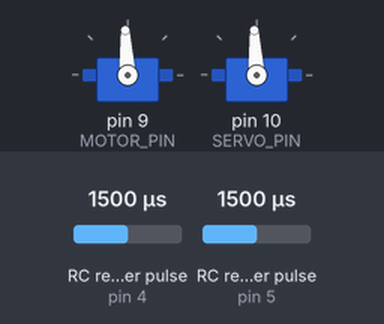
Bench run of a sketch on a simulated Arduino Nano, built with avr-gcc and run on an emulated ATmega328P. Parts: 2 × servo. Wiring (inferred from the names in the program): 2 × RC receiver channel: data pin 4 / data pin 5. The test bench sets the inputs (shaded band); at power-on: RC receiver pulse (sensors on pin 4, pin 5) 1500 µs.

Above: at 1.2 s.
1.3 s: RC receiver pulse (sensor on pin 4) set to 1020 µs
At 1.9 s:
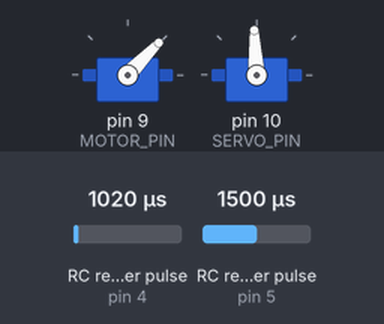
2.8 s: RC receiver pulse (sensor on pin 5) set to 1020 µs
At 4.0 s:
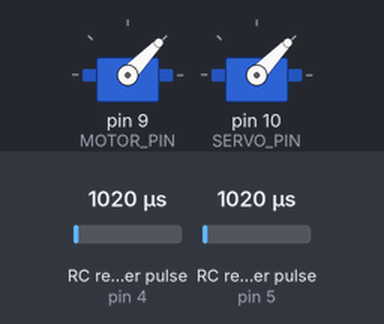
4.3 s: RC receiver pulse (sensor on pin 4) set to 1250 µs
At 5.4 s:
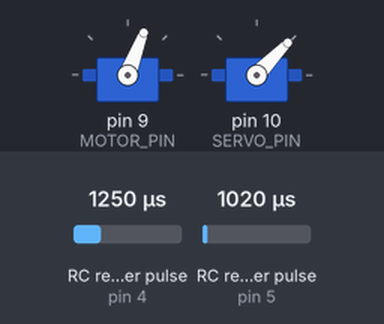
5.8 s: RC receiver pulse (sensor on pin 5) set to 1250 µs
At 6.6 s:
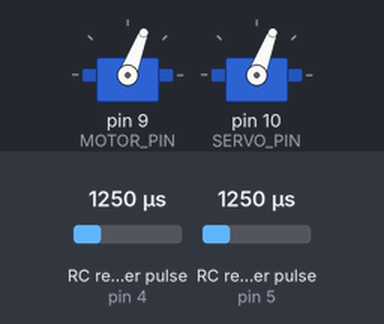
7.3 s: RC receiver pulse (sensor on pin 4) set to 1500 µs
At 7.7 s:
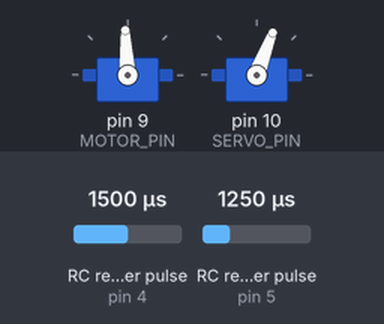
8.8 s: RC receiver pulse (sensor on pin 5) set to 1750 µs
At 10.1 s:
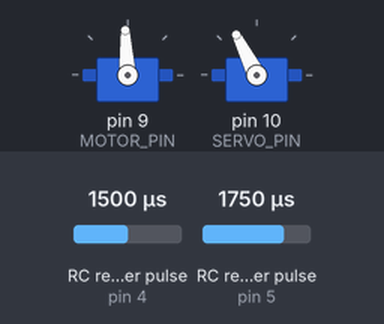
Timing chart, 0 to 11.3 s (numbered marks = the images above; inputs shaded):
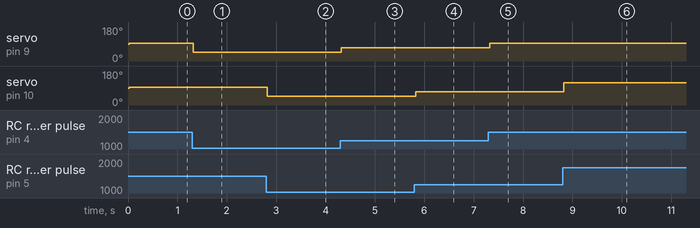

The sketch:

test_read.ino
```cpp
#include <Servo.h>

float throttleIn = 1500; //global variable for throttle
float steeringIn = 1500; //global variable for steering

class Car {
  public:
    void initArduino();
    void readReceiver();
    void writeToActuators();

  private:

    const int MOTOR_PIN = 9;
    const int SERVO_PIN = 10;

    const int ch1 = 4;
    const int ch2 = 5;

    Servo throttle;
    Servo steering;

    const int MOTOR_MAX = 2000;
    const int MOTOR_MIN = 800;
    const int MOTOR_NEUTRAL = 1500;
    const int THETA_CENTER = 1500;
    const int THETA_MAX = 3000;
    const int THETA_MIN = 0;

    uint16_t microseconds2PWM(uint16_t microseconds);
    float saturateMotor(float x);
    float saturateServo(float x);
};

Car car;

void setup() {
  car.initArduino();
}

//Main Program
void loop() {
  car.readReceiver();
  if (steeringIn < 500) {
    // recieve throttle information from Jetson Nano
  } else {
    car.writeToActuators();
  }
}

void Car::initArduino() {
  throttle.attach(MOTOR_PIN);
  steering.attach(SERVO_PIN);
  pinMode(ch1, INPUT);
  pinMode(ch2, INPUT);
}

void Car::readReceiver() {
  throttleIn = pulseIn (ch1, HIGH);
  steeringIn = pulseIn (ch2, HIGH);
}

float Car::saturateMotor(float x) {
  if (x > MOTOR_MAX) { x = MOTOR_MAX; }
  if (x < MOTOR_MIN) { x = MOTOR_MIN; }
  return x;
}

float Car::saturateServo(float x) {
  if (x > THETA_MAX) { x = THETA_MAX; }
  if (x < THETA_MIN) { x = THETA_MIN; }
  return x;
}

void Car::writeToActuators() {
  throttle.writeMicroseconds( (uint16_t) saturateMotor( throttleIn ) );
  steering.writeMicroseconds( (uint16_t) saturateServo( steeringIn ) );
}
```

Measured:
- after the input at 1.3 s, servo on pin 9 (MOTOR_PIN): 93° → 46° at once
- after the input at 2.8 s, servo on pin 10 (SERVO_PIN): 93° → 46° at once
- after the input at 4.3 s, servo on pin 9 (MOTOR_PIN): 46° → 69° at once
- after the input at 5.8 s, servo on pin 10 (SERVO_PIN): 46° → 69° at once
- after the input at 7.3 s, servo on pin 9 (MOTOR_PIN): 69° → 93° at once
- after the input at 8.8 s, servo on pin 10 (SERVO_PIN): 69° → 117° at once
